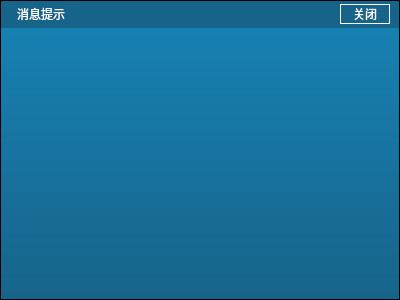
<?xml version="1.0" encoding="UTF-8"?>
<ui version="4.0">
 <class>DesktopTip1</class>
 <widget class="QWidget" name="DesktopTip1">
  <property name="geometry">
   <rect>
    <x>0</x>
    <y>0</y>
    <width>400</width>
    <height>300</height>
   </rect>
  </property>
  <property name="windowTitle">
   <string>Form</string>
  </property>
  <property name="styleSheet">
   <string notr="true">QLabel{
color:white;
font:15px &quot;宋体&quot;;
}
#titleArea{
background-color: rgba(0, 85, 127, 230);
border:1px solid black;
border-bottom:0;
}
#contentLabel{
border:1px solid black;
border-top:0;
background-color: qlineargradient(spread:pad, x1:0, y1:0, x2:0, y2:1, stop:0 rgba(0, 117, 172, 230), stop:1 rgba(0, 85, 127, 230));
padding: 6px 20px;
}
#btnClose{
background-color:transparent;
border:1px solid white;
color:white;
font:14px &quot;宋体&quot;;
}
#btnClose:hover{
background-color:white;
color: rgb(0, 85, 127);
}</string>
  </property>
  <layout class="QVBoxLayout" name="verticalLayout">
   <property name="spacing">
    <number>0</number>
   </property>
   <property name="leftMargin">
    <number>0</number>
   </property>
   <property name="topMargin">
    <number>0</number>
   </property>
   <property name="rightMargin">
    <number>0</number>
   </property>
   <property name="bottomMargin">
    <number>0</number>
   </property>
   <item>
    <widget class="QWidget" name="titleArea" native="true">
     <property name="minimumSize">
      <size>
       <width>0</width>
       <height>28</height>
      </size>
     </property>
     <property name="maximumSize">
      <size>
       <width>16777215</width>
       <height>28</height>
      </size>
     </property>
     <layout class="QHBoxLayout" name="horizontalLayout">
      <property name="spacing">
       <number>5</number>
      </property>
      <property name="leftMargin">
       <number>5</number>
      </property>
      <property name="topMargin">
       <number>0</number>
      </property>
      <property name="rightMargin">
       <number>10</number>
      </property>
      <property name="bottomMargin">
       <number>0</number>
      </property>
      <item>
       <widget class="QLabel" name="iconLabel">
        <property name="text">
         <string/>
        </property>
       </widget>
      </item>
      <item>
       <widget class="QLabel" name="titleLabel">
        <property name="sizePolicy">
         <sizepolicy hsizetype="Expanding" vsizetype="Preferred">
          <horstretch>0</horstretch>
          <verstretch>0</verstretch>
         </sizepolicy>
        </property>
        <property name="text">
         <string>消息提示</string>
        </property>
       </widget>
      </item>
      <item>
       <widget class="QPushButton" name="btnClose">
        <property name="minimumSize">
         <size>
          <width>50</width>
          <height>20</height>
         </size>
        </property>
        <property name="maximumSize">
         <size>
          <width>50</width>
          <height>20</height>
         </size>
        </property>
        <property name="text">
         <string>关闭</string>
        </property>
       </widget>
      </item>
     </layout>
    </widget>
   </item>
   <item>
    <widget class="QLabel" name="contentLabel">
     <property name="sizePolicy">
      <sizepolicy hsizetype="Preferred" vsizetype="Expanding">
       <horstretch>0</horstretch>
       <verstretch>0</verstretch>
      </sizepolicy>
     </property>
     <property name="text">
      <string/>
     </property>
     <property name="alignment">
      <set>Qt::AlignLeading|Qt::AlignLeft|Qt::AlignTop</set>
     </property>
    </widget>
   </item>
  </layout>
 </widget>
 <resources/>
 <connections/>
</ui>
